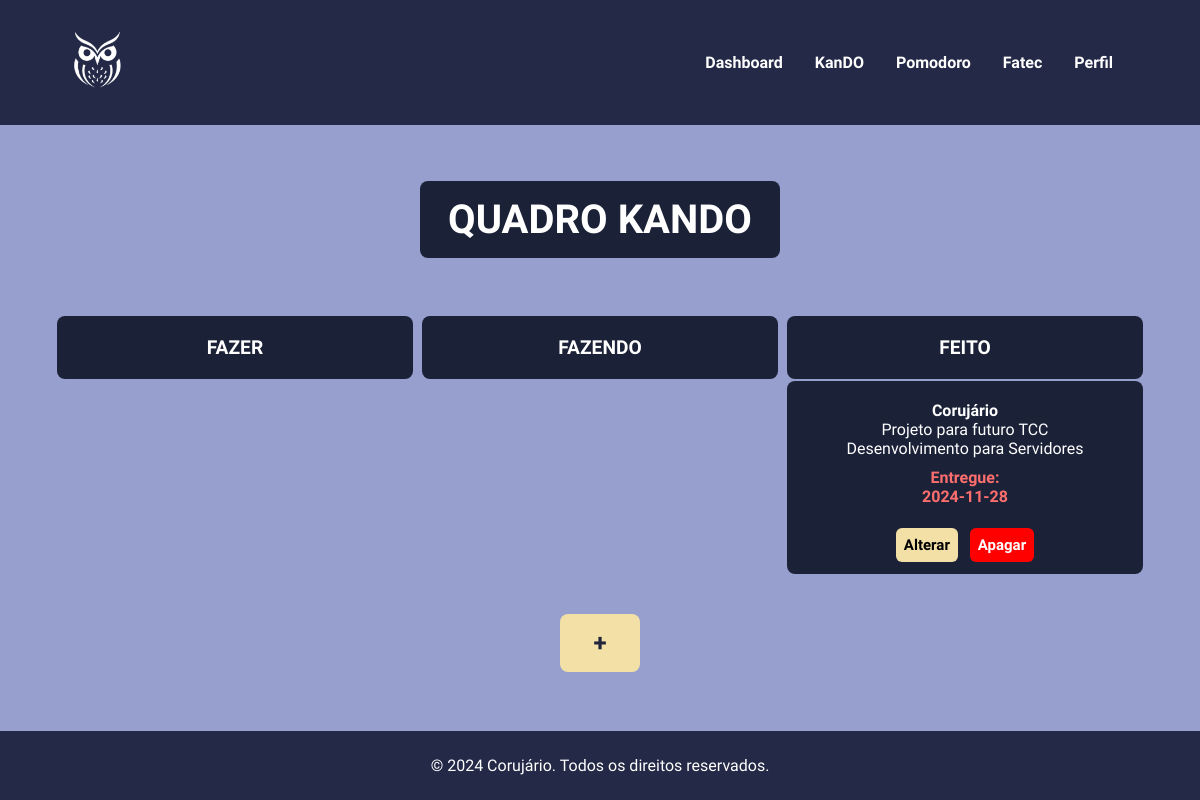
Page /view/pageKando.php (signed in) on the committed database.
### tables this page shows
CREATE TABLE `kando` (
  `idkando` int(11) NOT NULL,
  `nome` varchar(80) NOT NULL,
  `descricao` varchar(191) NOT NULL,
  `data_entrega` date NOT NULL,
  `statusAtv` int(11) NOT NULL,
  `disciplina` int(11) NOT NULL
);

CREATE TABLE `disciplina` (
  `iddisciplina` int(11) NOT NULL,
  `nome` varchar(255) NOT NULL,
  `descricao` varchar(255) NOT NULL,
  `idcurso` int(11) NOT NULL
);

### model/conexao.class.php (called while the page is built)
<?php
	abstract class Conexao
	{
		public function __construct(protected $db = null)
		{
			$parametros = "mysql:host=localhost;dbname=dbcorujario;";
			try
			{
				$this->db = new PDO($parametros, "root", "");
			}
			catch(PDOException $e)
			{
				echo $e->getMessage();
				echo $e->getCode();
				die();
			}
		}
	}
?>

### model/kandoDAO.class.php (called while the page is built, shortened)
<?php
	class kandoDAO extends Conexao
	{
		public function buscar_todas()
		{
			$sql = "SELECT * FROM kando";
			try
			{
				$stm = $this->db->prepare($sql);
				$stm->execute();
				$this->db = null;
				return $stm->fetchAll(PDO::FETCH_OBJ);
			}
			catch(PDOException $e)
			{
				echo $e->getMessage();
				echo $e->getCode();
				die();
			}
		}
	}
?>

### model/disciplinaDAO.class.php (called while the page is built, shortened)
<?php
	class disciplinaDAO extends Conexao
	{
		public function buscar_todos()
		{
			$sql = "SELECT * FROM disciplina";
			try
			{
				$stm = $this->db->prepare($sql);
				$stm->execute();
				$this->db = null;
				return $stm->fetchAll(PDO::FETCH_OBJ);
			}
			catch(PDOException $e)
			{
				echo $e->getMessage();
				echo $e->getCode();
				die();
			}
		}
	}
?>

### view/pageKando.php (the view, shortened to what this page needs)
<?php
    require_once "header.php";
    require_once "../model/conexao.class.php";
    require_once "../model/kandoDAO.class.php";
    require_once "../model/disciplinaDAO.class.php";
    $kandoDAO = new kandoDAO();
    $retorno = $kandoDAO -> buscar_todas();
    $tableValues = [
        'arrayT1' => [],
        'arrayT2' => [],
        'arrayT3' => []
    ];
    function teste($x){
        global $retorno, $tableValues;
        foreach($retorno as $dado){
            if($dado->statusAtv == $x){
                $tableValues['arrayT' . ($x + 1)][] = $dado;
            }
        }
    }
    $disciplina = new Disciplina();
    $disciplinaDAO = new disciplinaDAO();
    $retorno = $disciplinaDAO -> buscar_todos($disciplina);
?>
<h1 class="border">Quadro KanDO</h1>
<div class="container">
    <table>
        <tr>
            <th>FAZER</th>
            </table>
        <table>
            <tr>
                <th>FAZENDO</th>
            </tr>
        </table>
        <table>
            <tr>
                <th>FEITO</th>
        <?php
            global $tableValues;
            foreach($tableValues['arrayT3'] as $dados)
            {
                echo "<tr>
                    <td>
                <b>{$dados -> nome}</b> <br>
                    {$dados -> descricao} <br>";
                    foreach($retorno as $teste)
                    {
                        if($dados -> disciplina == $teste-> iddisciplina){
                            echo $teste->nome;
                        }
                    }
                echo "<p class='entregue'>Entregue: <br> {$dados -> data_entrega}</p> <br>
                    <a href='alterarAtv.php?idkando={$dados -> idkando}' class='btn-alterar'>Alterar</a> &nbsp;
                    <a href='deletarAtv.php?idkando={$dados -> idkando}' class='btn-apagar' >Apagar</a>
                    </td>
                    </tr> ";
                }
        ?>
            </tr>
        </table>
    </div>
    <div class="btn-center">
        <a href="addAtv.php"><button class="add-task-btn">+</button></a>
    </div>
</body>
</html>
<?php require_once "footer.php"; ?>

### view/css/style.css (style rules this page uses)
* { text-decoration: none; margin: 0; padding: 0; box-sizing: border-box; font-family: "Jura", sans-serif; font-optical-sizing: auto; font-style: normal; }
html, body { width: 100%; height: 100vh; justify-content: space-between; background-color:#969fcd; }
button { padding: 15px; text-transform: uppercase; text-decoration: none; font-size: 18px; border: none; border-radius: 5px; cursor: pointer; }
a { text-decoration: none; font-weight: bold; }
.border { background-color: #1b2238; padding: 15px; border-radius: 8px; margin: 0 35%; display: flex; justify-content: center; }

### view/pageKando.php (style rules this page uses)
.entregue { color: #ff6e6e; font-weight: 700; }
h1 { font-size: 40px; text-align: center; font-weight: 800; font-style: normal; color: white; text-transform: uppercase; }
.border { background-color: #1b2238; padding: 15px; border-radius: 8px; margin: 0 35%; display: flex; justify-content: center; }
table { width: 30%; display: inline-table; table-layout: fixed; table-layout: fixed; overflow: hidden; overflow-y: auto; }
th, td { background-color: #1b2238; padding: 20px; border-radius: 8px; text-align: center; color: white; word-wrap: break-word; }
th { font-size: 1.2em; height: 25px; }
.add-task-btn { width: 80px; background-color: #F2E0A6; color: #20253b; border-radius: 8px; font-size: 24px; text-align: center; font-weight: bold; cursor: pointer; }
.btn-center { display: flex; justify-content: center; }
.btn-alterar { background-color: #F2E0A6; font-size: 15px; padding: 8px; border-radius: 6px; color: black; font-weight: 700; }
.btn-apagar { background-color: red; color: white; font-size: 15px; padding: 8px; border-radius: 6px; text-decoration: none; font-weight: 700; }
.container { display: flex; justify-content: center; align-items: self-start; gap: 5px; }
tr { text-align:center; }

### view/footer.php (style rules this page uses)
html, body { width: 100%; height: 100vh; display: flex; flex-direction: column; justify-content: space-between; }
p { padding: 10px; }

### rows in the picture
kando: nome "Corujário", descricao "Projeto para futuro TCC", data_entrega "2024-11-28"
disciplina: nome "Desenvolvimento para Servidores"
